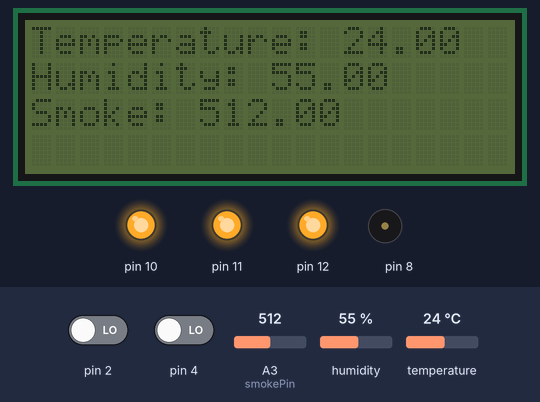
A sketch run on a simulated Arduino Uno, built with avr-gcc and run on an emulated ATmega328P. Shown: 20×4 character LCD, output pins drawn as LEDs (lit = HIGH), buzzer (waves = sounding). The inputs (shaded band) are chosen by the test bench; at power-on: pin 4 LOW, A3 (smokePin) = 512, humidity 55 %, temperature 24 °C, pin 2 LOW. What the sketch prints to the serial monitor is not drawn.

Above: at 1.2 s.
1.3 s: pin 4 driven HIGH
At 6.0 s:
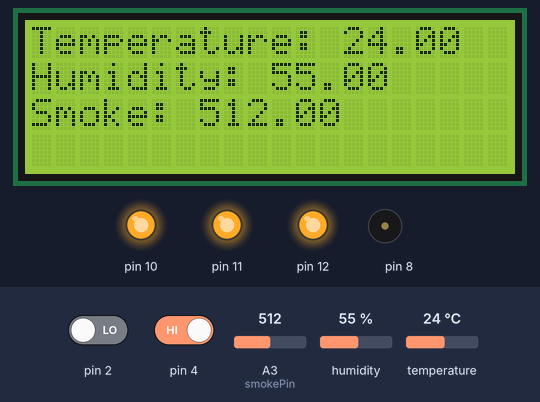
10.9 s: A3 (smokePin) set to 158
At 13.2 s:
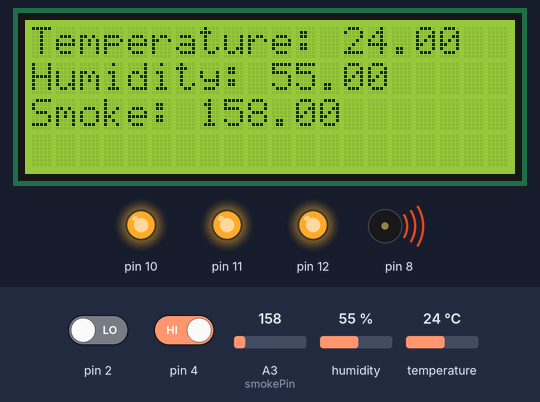
16.0 s: A3 (smokePin) set to 134
At 17.2 s:
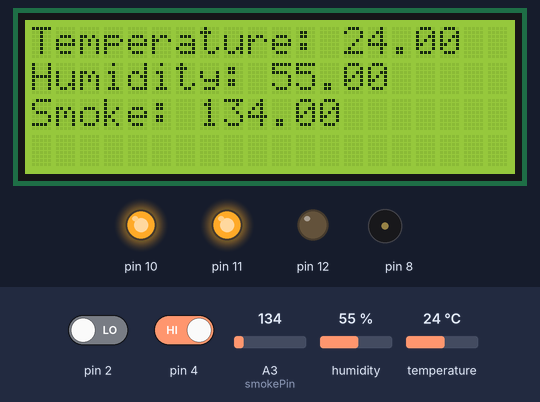
21.1 s: pin 4 driven LOW
At 22.0 s:
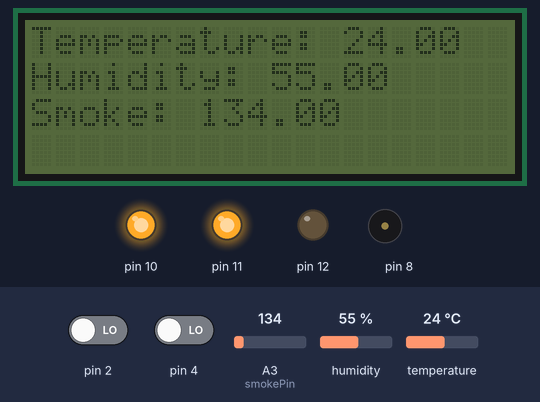
26.2 s: humidity set to 22 %
At 28.5 s:
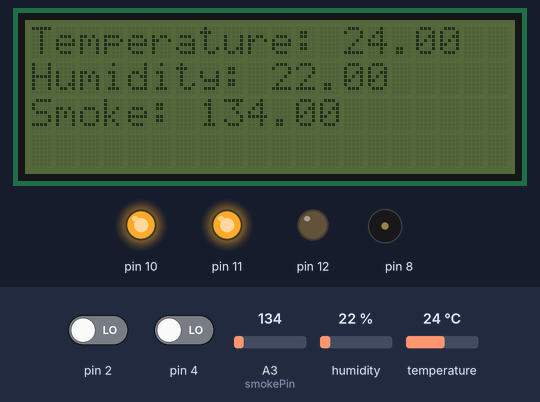
31.3 s: temperature set to 12 °C
At 31.9 s:
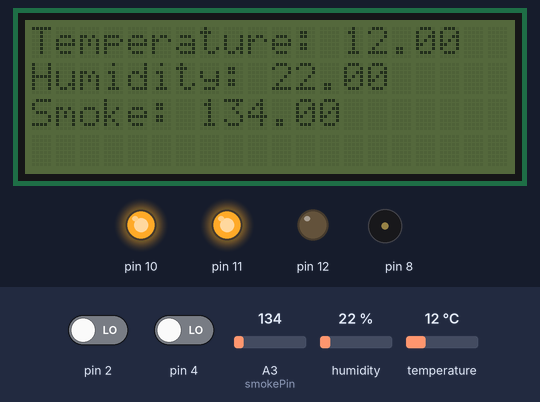
Timing chart, 0 to 34.3 s (numbered marks = the images above; inputs shaded):
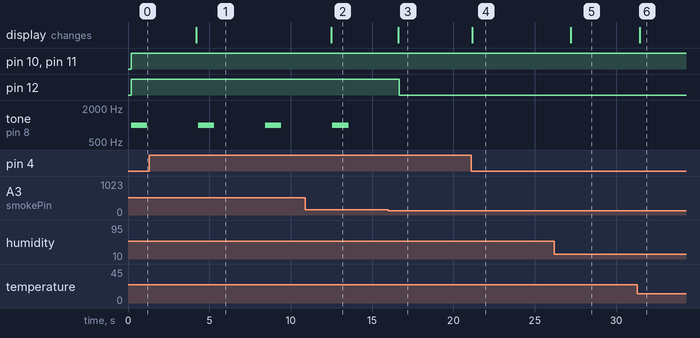

The sketch:

PurAir.ino
```cpp
#include <Wire.h>
#include <DHT.h>
#include <LiquidCrystal_I2C.h>

LiquidCrystal_I2C lcd(0x27, 20, 4);
#define DHTPIN 7
#define DHTTYPE DHT22

float hum, temp;
int pushPin(2), pushState(0), potPin(4);
int smokePin = A3;
DHT dht(DHTPIN, DHTTYPE);
int redPin(12), greenPin(11), yellowPin(10);
float potVal;

void setup() {
    Serial.begin(9600);
    lcd.init();
    dht.begin();
    lcd.backlight();
    pinMode(smokePin, INPUT);
    pinMode(redPin, OUTPUT);
    pinMode(greenPin, OUTPUT);
    pinMode(yellowPin, OUTPUT);
    pinMode(pushPin, INPUT);
    pinMode(potPin, INPUT);

}

void loop() {

    hum = dht.readHumidity();
    temp = dht.readTemperature();
    float Co = analogRead(smokePin);
    potVal = digitalRead(potPin);
    Serial.println(String(temp) + "," + String(hum) + "," + String(Co));
    lcd.setBacklight(potVal);
    lcd.setCursor(0, 0);
    lcd.print("Temperature: ");
    lcd.print(temp);
    lcd.setCursor(0, 1);
    lcd.print("Humidity: ");
    lcd.print(hum);
    lcd.setCursor(0, 2);
    lcd.print("Smoke: ");
    lcd.print(Co);
    delay(70);

    if (temp <= 20 && Co < 60 && hum < 60){
        digitalWrite(greenPin, 1);
        digitalWrite(redPin, 0);
        digitalWrite(yellowPin, 0);

    }else if(temp <= 30 && Co <= 150 && hum <= 75){
        digitalWrite(redPin, 0);
        digitalWrite(greenPin, 1);
        digitalWrite(yellowPin, 1);


    }else{
        digitalWrite(redPin, 1);
        digitalWrite(greenPin, 1);
        digitalWrite(yellowPin, 1);
        tone(8, 1000, 1000);
        delay(1000);
        noTone(8);
        delay(3000);
        if (pushState == 1){
            noTone(8);
            delay(500000);
       }
    }

    pushState = digitalRead(pushPin);


  }
```

Measured:
- the behaviour switches between 151 and 150 on A3 (smokePin) (found by bisection; images 2 and 3)
- after the input at 1.3 s, the display: changes after 2.9 s (image 1)
- after the input at 10.9 s, the display: changes after 1.6 s (image 2)
- after the input at 16.0 s, pin 12: HIGH → LOW after 0.68 s; tone on pin 8: stays silent (without the input it goes to 1000 Hz after 0.68 s); the display: changes after 0.61 s (image 3)
- after the input at 21.1 s, the display: changes after 0.05 s (image 4)
- after the input at 26.2 s, the display: changes after 1.0 s (image 5)
- after the input at 31.3 s, the display: changes after 0.14 s (image 6)
- by itself, tone on pin 8: alternates 1000 Hz for 1.0 s and silent for 3.1 s
